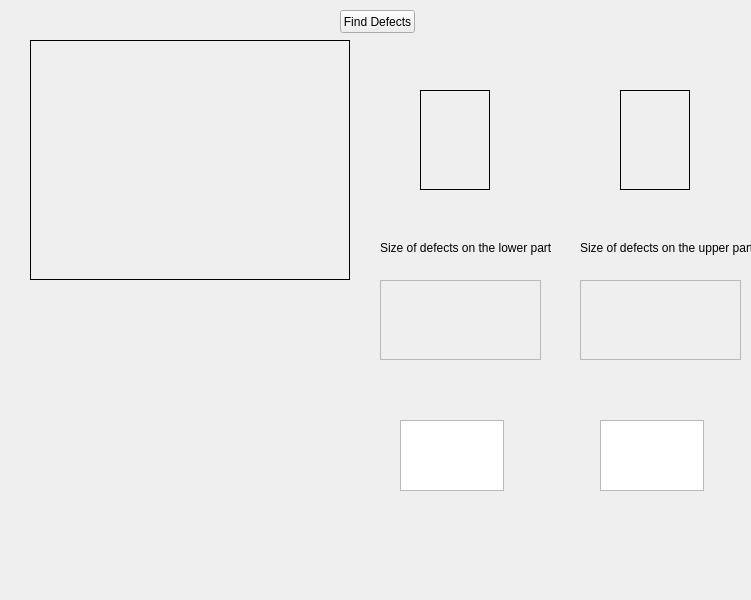
<?xml version="1.0" encoding="UTF-8"?>
<ui version="4.0">
 <class>Form</class>
 <widget class="QWidget" name="Form">
  <property name="windowModality">
   <enum>Qt::NonModal</enum>
  </property>
  <property name="geometry">
   <rect>
    <x>0</x>
    <y>0</y>
    <width>751</width>
    <height>600</height>
   </rect>
  </property>
  <property name="windowTitle">
   <string>Form</string>
  </property>
  <widget class="QLabel" name="label">
   <property name="geometry">
    <rect>
     <x>30</x>
     <y>40</y>
     <width>320</width>
     <height>240</height>
    </rect>
   </property>
   <property name="sizePolicy">
    <sizepolicy hsizetype="Fixed" vsizetype="Fixed">
     <horstretch>0</horstretch>
     <verstretch>0</verstretch>
    </sizepolicy>
   </property>
   <property name="frameShape">
    <enum>QFrame::Box</enum>
   </property>
   <property name="text">
    <string/>
   </property>
   <property name="scaledContents">
    <bool>true</bool>
   </property>
  </widget>
  <widget class="QLabel" name="label_2">
   <property name="geometry">
    <rect>
     <x>420</x>
     <y>90</y>
     <width>70</width>
     <height>100</height>
    </rect>
   </property>
   <property name="sizePolicy">
    <sizepolicy hsizetype="Fixed" vsizetype="Fixed">
     <horstretch>0</horstretch>
     <verstretch>0</verstretch>
    </sizepolicy>
   </property>
   <property name="frameShape">
    <enum>QFrame::Box</enum>
   </property>
   <property name="text">
    <string/>
   </property>
   <property name="scaledContents">
    <bool>true</bool>
   </property>
  </widget>
  <widget class="QPushButton" name="buton2">
   <property name="geometry">
    <rect>
     <x>340</x>
     <y>10</y>
     <width>75</width>
     <height>23</height>
    </rect>
   </property>
   <property name="text">
    <string>Find Defects</string>
   </property>
  </widget>
  <widget class="QLabel" name="label_4">
   <property name="geometry">
    <rect>
     <x>380</x>
     <y>240</y>
     <width>171</width>
     <height>16</height>
    </rect>
   </property>
   <property name="text">
    <string>Size of defects on the lower part</string>
   </property>
  </widget>
  <widget class="QScrollArea" name="scrollArea">
   <property name="geometry">
    <rect>
     <x>380</x>
     <y>280</y>
     <width>161</width>
     <height>80</height>
    </rect>
   </property>
   <property name="widgetResizable">
    <bool>true</bool>
   </property>
   <widget class="QWidget" name="scrollAreaWidgetContents">
    <property name="geometry">
     <rect>
      <x>0</x>
      <y>0</y>
      <width>159</width>
      <height>78</height>
     </rect>
    </property>
   </widget>
  </widget>
  <widget class="QTextEdit" name="textEdit">
   <property name="geometry">
    <rect>
     <x>400</x>
     <y>420</y>
     <width>104</width>
     <height>71</height>
    </rect>
   </property>
  </widget>
  <widget class="QLabel" name="label_3">
   <property name="geometry">
    <rect>
     <x>620</x>
     <y>90</y>
     <width>70</width>
     <height>100</height>
    </rect>
   </property>
   <property name="sizePolicy">
    <sizepolicy hsizetype="Fixed" vsizetype="Fixed">
     <horstretch>0</horstretch>
     <verstretch>0</verstretch>
    </sizepolicy>
   </property>
   <property name="frameShape">
    <enum>QFrame::Box</enum>
   </property>
   <property name="text">
    <string/>
   </property>
   <property name="scaledContents">
    <bool>true</bool>
   </property>
  </widget>
  <widget class="QLabel" name="label_5">
   <property name="geometry">
    <rect>
     <x>580</x>
     <y>240</y>
     <width>171</width>
     <height>16</height>
    </rect>
   </property>
   <property name="text">
    <string>Size of defects on the upper part</string>
   </property>
  </widget>
  <widget class="QTextEdit" name="textEdit_2">
   <property name="geometry">
    <rect>
     <x>600</x>
     <y>420</y>
     <width>104</width>
     <height>71</height>
    </rect>
   </property>
  </widget>
  <widget class="QScrollArea" name="scrollArea_2">
   <property name="geometry">
    <rect>
     <x>580</x>
     <y>280</y>
     <width>161</width>
     <height>80</height>
    </rect>
   </property>
   <property name="widgetResizable">
    <bool>true</bool>
   </property>
   <widget class="QWidget" name="scrollAreaWidgetContents_2">
    <property name="geometry">
     <rect>
      <x>0</x>
      <y>0</y>
      <width>159</width>
      <height>78</height>
     </rect>
    </property>
   </widget>
  </widget>
 </widget>
 <resources/>
 <connections/>
</ui>
